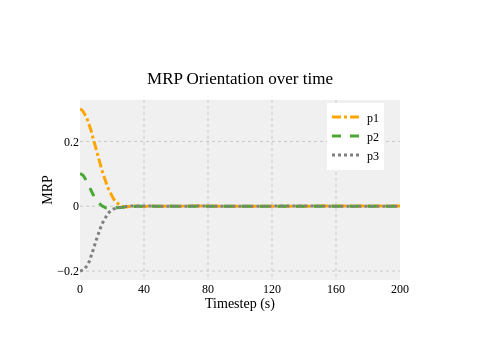
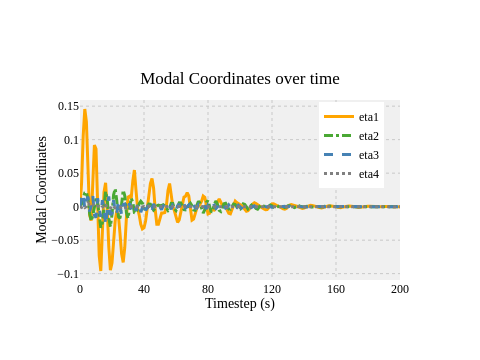
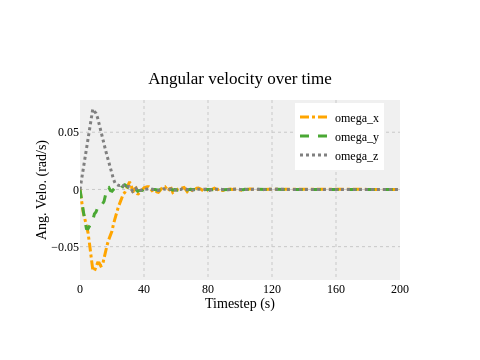
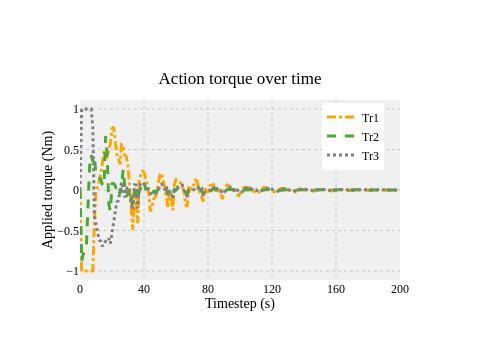

Here is the notebook cell these charts were saved with, in order:
### Markdown cell above
### Scenario1: Baseline Attitude Reorientation

### Code cell
mode = 'Scenario1'
episode_return = 0
env_test = FlexibleSpacecraft(200, 1, use_eta_reward=False)
state = env_test.reset(mode)
done = False
while not done:
    action = agent.take_action(state)
    env_test.Tr_sol = np.column_stack((env_test.Tr_sol, action))
    next_state, reward, done, _ = env_test.step(action)
    state = next_state
    episode_return += reward

print(f'reward for this episode: {episode_return}')
plot_p(env_test.t_sol, env_test.X_sol)
plot_eta(env_test.t_sol, env_test.X_sol)
plot_omega(env_test.t_sol, env_test.X_sol)
plot_Tr(env_test.t_sol, env_test.Tr_sol)

### Figure 1 — Plotly figure (JSON) as saved in the notebook; plotly's stock layout.template omitted (floating-point values rounded to 4 significant figures; data arrays with more than 128 entries replaced by an {"elided": "..."} marker saying what was removed)
{"data": [{"line": {"color": "orange", "dash": "dashdot", "width": 3}, "mode": "lines", "name": "p1", "type": "scatter", "x": {"elided": "201 int values"}, "y": {"elided": "201 float values"}}, {"line": {"color": "rgb(74,168,52)", "dash": "dash", "width": 3}, "mode": "lines", "name": "p2", "type": "scatter", "x": {"elided": "201 int values"}, "y": {"elided": "201 float values"}}, {"line": {"color": "grey", "dash": "dot", "width": 3}, "mode": "lines", "name": "p3", "type": "scatter", "x": {"elided": "201 int values"}, "y": {"elided": "201 float values"}}], "layout": {"font": {"color": "#000000", "family": "Times New Roman", "size": 12}, "height": 360, "legend": {"orientation": "v", "x": 0.95, "xanchor": "right", "y": 0.8, "yanchor": "middle"}, "plot_bgcolor": "rgb(240, 240, 240)", "title": {"text": "MRP Orientation over time", "x": 0.5, "y": 0.8}, "width": 480, "xaxis": {"dtick": 40, "gridcolor": "rgb(200, 200, 200)", "griddash": "dot", "showgrid": true, "title": {"standoff": 1, "text": "Timestep (s)"}, "zeroline": false, "zerolinecolor": "rgb(50, 50, 50)"}, "yaxis": {"gridcolor": "rgb(200, 200, 200)", "griddash": "dot", "showgrid": true, "title": {"standoff": 1, "text": "MRP"}, "zeroline": false, "zerolinecolor": "rgb(50, 50, 50)"}}}

### Figure 2 — Plotly figure (JSON) as saved in the notebook; plotly's stock layout.template omitted (floating-point values rounded to 4 significant figures; data arrays with more than 128 entries replaced by an {"elided": "..."} marker saying what was removed)
{"data": [{"line": {"color": "orange", "dash": "solid", "width": 3}, "mode": "lines", "name": "eta1", "type": "scatter", "x": {"elided": "201 int values"}, "y": {"elided": "201 float values"}}, {"line": {"color": "rgb(74,168,52)", "dash": "dashdot", "width": 3}, "mode": "lines", "name": "eta2", "type": "scatter", "x": {"elided": "201 int values"}, "y": {"elided": "201 float values"}}, {"line": {"color": "Steelblue", "dash": "dash", "width": 3}, "mode": "lines", "name": "eta3", "type": "scatter", "x": {"elided": "201 int values"}, "y": {"elided": "201 float values"}}, {"line": {"color": "grey", "dash": "dot", "width": 3}, "mode": "lines", "name": "eta4", "type": "scatter", "x": {"elided": "201 int values"}, "y": {"elided": "201 float values"}}], "layout": {"font": {"color": "#000000", "family": "Times New Roman", "size": 12}, "height": 360, "legend": {"orientation": "v", "x": 0.95, "xanchor": "right", "y": 0.75, "yanchor": "middle"}, "plot_bgcolor": "rgb(240, 240, 240)", "title": {"text": "Modal Coordinates over time", "x": 0.5, "y": 0.8}, "width": 480, "xaxis": {"dtick": 40, "gridcolor": "rgb(200, 200, 200)", "griddash": "dot", "showgrid": true, "title": {"standoff": 1, "text": "Timestep (s)"}, "zeroline": false, "zerolinecolor": "rgb(50, 50, 50)"}, "yaxis": {"gridcolor": "rgb(200, 200, 200)", "griddash": "dot", "showgrid": true, "title": {"standoff": 1, "text": "Modal Coordinates"}, "zeroline": false, "zerolinecolor": "rgb(50, 50, 50)"}}}

### Figure 3 — Plotly figure (JSON) as saved in the notebook; plotly's stock layout.template omitted (floating-point values rounded to 4 significant figures; data arrays with more than 128 entries replaced by an {"elided": "..."} marker saying what was removed)
{"data": [{"line": {"color": "orange", "dash": "dashdot", "width": 3}, "mode": "lines", "name": "omega_x", "type": "scatter", "x": {"elided": "201 int values"}, "y": {"elided": "201 float values"}}, {"line": {"color": "rgb(74,168,52)", "dash": "dash", "width": 3}, "mode": "lines", "name": "omega_y", "type": "scatter", "x": {"elided": "201 int values"}, "y": {"elided": "201 float values"}}, {"line": {"color": "grey", "dash": "dot", "width": 3}, "mode": "lines", "name": "omega_z", "type": "scatter", "x": {"elided": "201 int values"}, "y": {"elided": "201 float values"}}], "layout": {"font": {"color": "#000000", "family": "Times New Roman", "size": 12}, "height": 360, "legend": {"orientation": "v", "x": 0.95, "xanchor": "right", "y": 0.8, "yanchor": "middle"}, "plot_bgcolor": "rgb(240, 240, 240)", "title": {"text": "Angular velocity over time", "x": 0.5, "y": 0.8}, "width": 480, "xaxis": {"dtick": 40, "gridcolor": "rgb(200, 200, 200)", "griddash": "dot", "showgrid": true, "title": {"standoff": 1, "text": "Timestep (s)"}, "zeroline": false, "zerolinecolor": "rgb(50, 50, 50)"}, "yaxis": {"gridcolor": "rgb(200, 200, 200)", "griddash": "dot", "showgrid": true, "title": {"standoff": 1, "text": "Ang. Velo. (rad/s)"}, "zeroline": false, "zerolinecolor": "rgb(50, 50, 50)"}}}

### Figure 4 — Plotly figure (JSON) as saved in the notebook; plotly's stock layout.template omitted (floating-point values rounded to 4 significant figures; data arrays with more than 128 entries replaced by an {"elided": "..."} marker saying what was removed)
{"data": [{"line": {"color": "orange", "dash": "dashdot", "width": 3}, "mode": "lines", "name": "Tr1", "type": "scatter", "x": {"elided": "201 int values"}, "y": {"elided": "201 float values"}}, {"line": {"color": "rgb(74,168,52)", "dash": "dash", "width": 3}, "mode": "lines", "name": "Tr2", "type": "scatter", "x": {"elided": "201 int values"}, "y": {"elided": "201 float values"}}, {"line": {"color": "grey", "dash": "dot", "width": 3}, "mode": "lines", "name": "Tr3", "type": "scatter", "x": {"elided": "201 int values"}, "y": {"elided": "201 float values"}}], "layout": {"font": {"color": "#000000", "family": "Times New Roman", "size": 12}, "height": 360, "legend": {"orientation": "v", "x": 0.95, "xanchor": "right", "y": 0.8, "yanchor": "middle"}, "plot_bgcolor": "rgb(240, 240, 240)", "title": {"text": "Action torque over time", "x": 0.5, "y": 0.8}, "width": 480, "xaxis": {"dtick": 40, "gridcolor": "rgb(200, 200, 200)", "griddash": "dot", "showgrid": true, "title": {"standoff": 1, "text": "Timestep (s)"}, "zeroline": false, "zerolinecolor": "rgb(50, 50, 50)"}, "yaxis": {"gridcolor": "rgb(200, 200, 200)", "griddash": "dot", "showgrid": true, "title": {"standoff": 1, "text": "Applied torque (Nm)"}, "zeroline": false, "zerolinecolor": "rgb(50, 50, 50)"}}}
